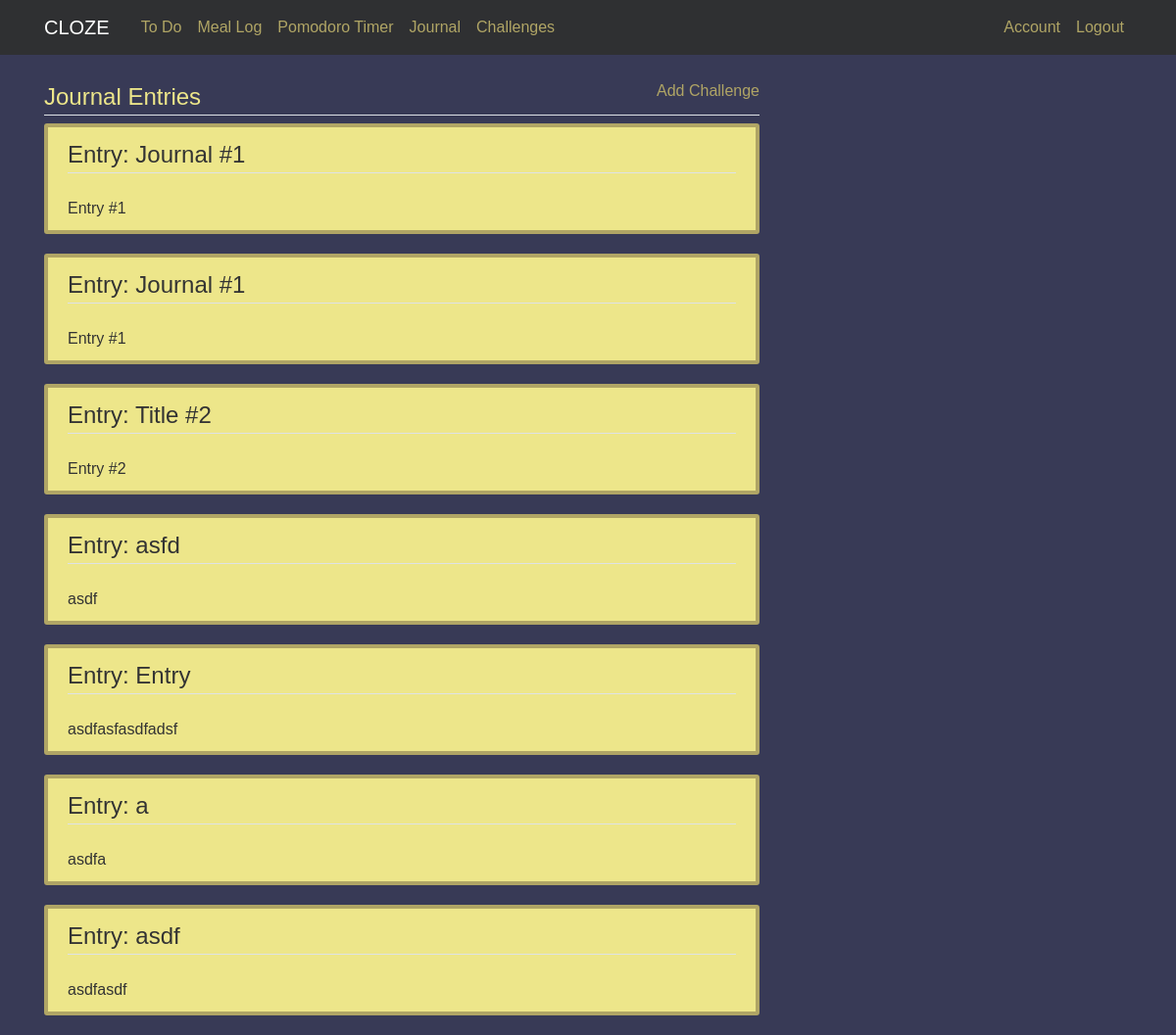
The page /journal (signed in) on the database its author committed.
### cloze/models.py (models this page shows)
class Entry(db.Model):
    id = db.Column(db.Integer, primary_key=True)
    title = db.Column(db.String(256), index=True)
    content = db.Column(db.String(512), index=True)
    user_id = db.Column(db.Integer, db.ForeignKey('user.id'), nullable=False)

### cloze/routes.py (the view)
@app.route('/journal')
@login_required
def journal():
    entries = db.session.query(Entry).filter_by(owner = current_user)
    return render_template('journal.html', entries=entries)

### cloze/models.py (called while the page is built)
@login_manager.user_loader
def load_user(userId):
    return User.query.get(int(userId))

### cloze/Templates/journal.html
{% extends "layout.html" %}
{% block content %}
<div class="col-md-8">
    <div class="">
        <a style="float:right; vertical-align: bottom;" href="{{ url_for('entry') }}">Add Challenge</a>
        <legend class="border-bottom mb-2" style="color: #ede68a;">Journal Entries</legend>
    </div>
    {% for entry in entries %}
        <div class="content-section">
            <legend class="border-bottom mb-4">Entry: {{entry.title}}</legend>
            {{entry.content}}
        </div>
    {% endfor %}
</div>
{% endblock content %}

### cloze/static/css/main.css (style rules this page uses)
body { font-family: "Source Sans Pro", sans-serif; background: #383a56; color: #333333; margin-top: 5rem; }
a { color: #b0a565; }
legend { border-color: black; }
.content-section { background: #ede68a; padding: 10px 20px; border: 4px solid #b0a565; border-radius: 3px; margin-bottom: 20px; }

### rows shown on the page
Entry: title "Journal #1", content "Entry #1"
Entry: title "Journal #1", content "Entry #1"
Entry: title "Title #2", content "Entry #2"
Entry: title "asfd", content "asdf"
Entry: title "Entry", content "asdfasfasdfadsf"
Entry: title "a", content "asdfa"
Entry: title "asdf", content "asdfasdf"
